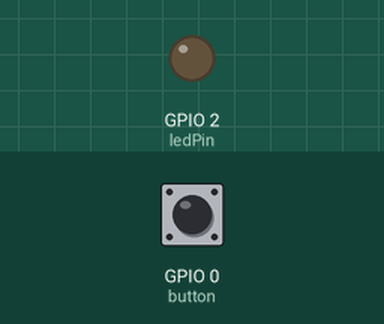
The sketch below on a simulated ESP32. On the bench: output pins drawn as LEDs (lit = HIGH). The inputs (shaded band) are chosen by the test bench; at power-on: GPIO 0 (button) HIGH. What the sketch prints to the serial monitor is not drawn.

Above: at 1.2 s.
1.3 s: GPIO 0 (button) pulled LOW for 1 s
At 1.75 s:
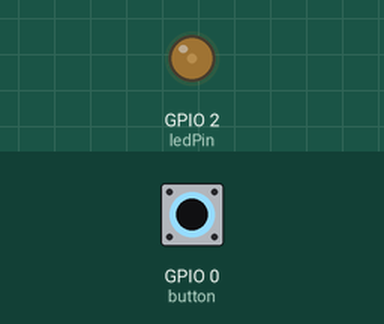
At 3.5 s:
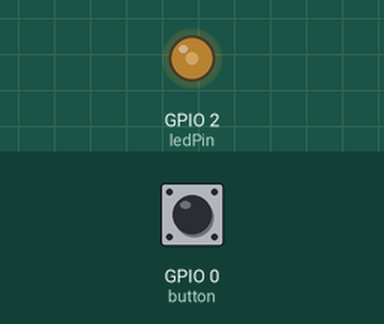
4.3 s: GPIO 0 (button) pulled LOW for 3.2 s
At 6.3 s:
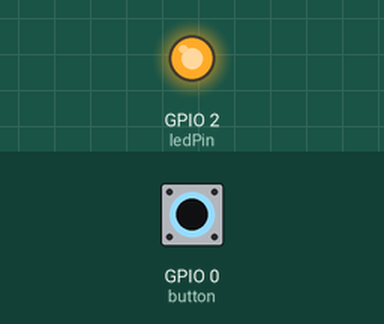
Timing chart, 0 to 7.8 s (numbered marks = the images above; inputs shaded):
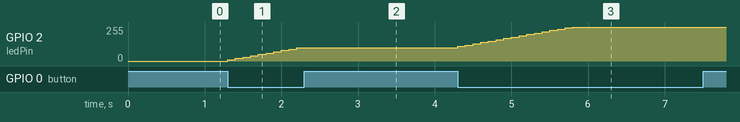

Measured:
- after the input at 1.3 s, GPIO 2 (ledPin): moves from 0/255 to 100/255 over 0.90 s, starting at once
- after the input at 4.3 s, GPIO 2 (ledPin): moves from 100/255 to 255/255 over 1.5 s, starting at once

The sketch:

19.ButtonCounter_PWM_Serial.ino
```cpp
int ledPin  = 2;

int  ledChannel = 0 ;
int frequency = 5000 ;
int resolution = 8 ;

int button = 0 ;
int dutyCycle = 0;

static int counter = 0 ;


void setup()
{
	pinMode(button, INPUT_PULLUP);
	ledcSetup(ledChannel, frequency, resolution);
	ledcAttachPin(ledPin, ledChannel);
	Serial.begin(115200);
}

void loop()
{
	if(digitalRead(button) ==  LOW)
	{
		Serial.println("Button Pressed");
		dutyCycle = dutyCycle + 10;
		ledcWrite(ledChannel, dutyCycle);
		delay(100);
		++counter;
		Serial.print("Counter  : ");
		Serial.print(counter);
		Serial.println("");
	}
	if(counter > 25)
	{
		Serial.println("Counter Reached 25 LED turned OFF ");
		ledcWrite(ledPin, 0);
	}
}
```
